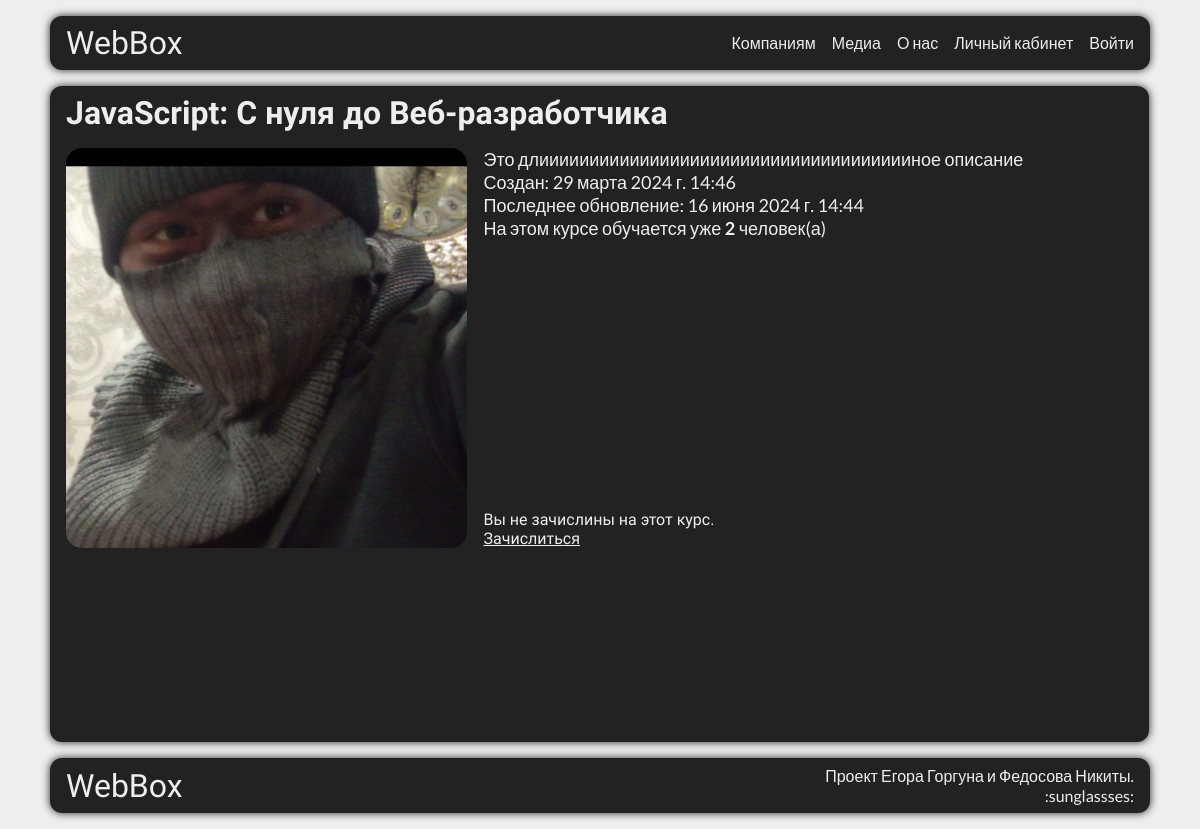
/c/js/, run on an earlier commit of the app's database.
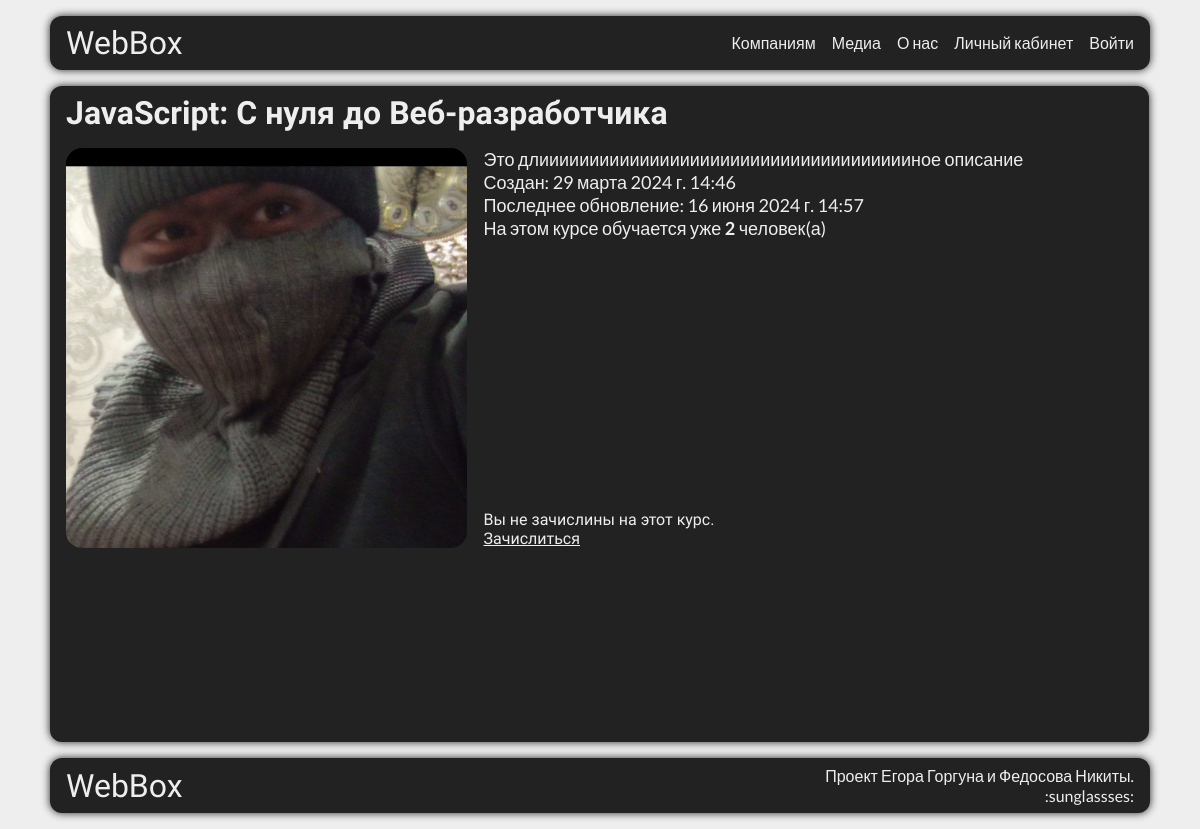
And on a later commit of the database.
### main/models.py (models this page shows, shortened)
class Course(models.Model):
    title = models.CharField(max_length=255, verbose_name="Название курса")
    description = models.TextField(verbose_name="Описание курса")
    created_at = models.DateTimeField(auto_now_add=True, verbose_name="Дата создания курса")
    updated_at = models.DateTimeField(auto_now=True, verbose_name="Дата обновления курса")
    picture_preview = models.ImageField(upload_to='base/img/%Y/%m/%d', help_text='Эта картинка отображается на главной странице в карточкке курса.', default="webbox/img/placeholders/my_friend.jpg", verbose_name="Картинка курса (маленькая)")
    picture = models.ImageField(upload_to='base/img/%Y/%m/%d', help_text='Большая картинка.', default="webbox/img/placeholders/my_friend.jpg", verbose_name="Картинка курса (средняя)")
    is_published  = models.BooleanField(default=True, verbose_name="Публикация курса")
    short_name = models.CharField(max_length=20, default="none", verbose_name="Сокращенное название курса")
    price=models.CharField(max_length=255, default="none рублей", verbose_name="Цена курса с указанием единиц", help_text="Можно использовать html")
    clear_price=models.BigIntegerField(default=0, verbose_name="Цена (только число)")
    long_description = models.TextField(default="nn", help_text="Полное описание курса. Отображается на странице курса", verbose_name="Описание курса")
    themes = models.ManyToManyField(Theme, verbose_name="Темы курса")
    homeworks = models.ManyToManyField(Homework, verbose_name="Домашние задания")
    class Meta:
        verbose_name = 'Курс'
        verbose_name_plural = 'Курсы'

### webbox/views.py (the view)
# urls.py: path('c/<str:short_name>/', views.cardInfo, name='cardInfo'),
def cardInfo(request, short_name):
    error={}
    if Course.objects.all().filter(short_name=short_name):
        course = Course.objects.all().filter(short_name=short_name)[0]
        all_users = len(UserCourses.objects.all().filter(course=course))
    else:
        error['name'] = "Курс не существует"
        error['description'] = "Вы не можете получить доступ к этой странице или такого урока к курсу не существует"
        return render(request, 'errors_form.html', {'error': error})
    return render(request, 'webbox/info_course.html', {'course': course, 'number_of_users': all_users, 'sh': short_name})

### main/templates/webbox/info_course.html (shortened to what this page needs)
{% load static %}
<!DOCTYPE html>
<html>
<head>
    <link href="{% static "webbox/css/index.css" %}" rel="stylesheet">
</head>
<body>
    <div class="wrapper">
        <header class="header">
            <div class="header__logo">
                <p><a href="/">WebBox</a></p>
            </div>
            <div class="header__nav">
                <nav>
                    <ul>
                        <li><a href="/#forcomp">Компаниям</a></li>
                        <li><a href="/#media">Медиа</a></li>
                        <li><a href="/#about">О нас</a></li>
                        <li><a href='/u'>Личный кабинет</a></li>
                        {% if user.is_authenticated %}
                            <li><a href='/u'>Личный кабинет</a></li>
                            <li><a href='/a/u'>Выйти</a></li>
                        {% else %}
                        <li><a href='/a'>Войти</a></li>
                        {% endif %}
                    </ul>
                </nav>
            </div>
        </header>
        <main class="coursecard">
            <h2>{{course.title}}</h2>
            <div class="coursesflex">
                <img src="{{ course.picture.url }}" height="400" alt="BigImg"/>
                <div class="coursestext">
                    <div class="ct1">
                        <p>{{course.long_description}}</p>
                        <p>Создан: {{course.created_at}}</p>
                        <p>Последнее обновление: {{course.updated_at}}</p>
                        <p>На этом курсе обучается уже <b>{{number_of_users}}</b> человек(а)</p>
                    </div>
                    <div class="ct2">
                        {% if user.usercourses.course.short_name == sh and user.usercourses.course.short_name == 'none' or not user.is_authenticated%}
                            <p>Вы не зачислины на этот курс.</p>
                            <a href='/u'>Зачислиться</a>
                        {% elif user.usercourses.course.short_name == sh and user.usercourses.course.short_name != 'none'%}
                            <p>Вы уже зачислины на этот курс.</p>
                            <a href='/u'>Перейти в личный кабинет</a>
                        {% elif user.usercourses.course.short_name != sh and user.usercourses.course.short_name != 'none' %}
                            <p>Вы не зачислины на этот курс. Но уже обучаетесь на курсе "{{user.usercourses.course.title}}"</p>
                            <a href='/u'>Перейти в личный кабинет</a>
                        {% endif %}
                    </div>
                </div>
            </div>
        </main>
        <footer class="footer">
            <h5>WebBox</h5>
            <p>Проект Егора Горгуна и Федосова Никиты.<br>:sunglassses:</p>
        </footer>
    </div>
</body>
</html>

### main/static/webbox/css/index.css (style rules this page uses)
:root { --background-color: #eee; --accent: #999; --black: #222; }
* { margin: 0; padding: 0; }
body { background-color: var(--background-color); }
a { text-decoration: none; }
.wrapper { max-width: 1100px; margin: 0 auto; }
.header { display: flex; justify-content: space-between; align-items: center; background-color: var(--black); box-shadow: 0px 0px 8px var(--black); margin: 16px 0; padding: 8px 16px; border-radius: 12px; }
.header__logo a { color: var(--background-color); font-family: 'Dela Gothic One', sans-serif; font-size: 32px; }
.header__nav ul { display: flex; gap: 16px; list-style: none; }
.header__nav a { color: var(--background-color); font-family: 'Lato', sans-serif; font-size: 16px; transition: color 100ms; }
.footer { display: flex; justify-content: space-between; align-items: center; background-color: var(--black); background-size: 100% auto; box-shadow: 0px 0px 8px var(--black); margin: 16px 0; padding: 8px 16px; border-radius: 12px; }
.footer h5 { color: var(--background-color); font-weight: 100; font-family: 'Dela Gothic One', sans-serif; font-size: 32px; }
.footer p { color: var(--background-color); font-family: 'Lato', sans-serif; font-size: 16px; text-align: right; }
.coursecard { background-color: var(--black); background-size: 100% auto; box-shadow: 0px 0px 8px var(--black); margin: 16px 0; padding: 8px 16px; justify-content: center; align-items: center; min-height: 80vh; border-radius: 12px; margin-right: 100px; width: 1067px; }
.coursecard > h2 { color: var(--background-color); font-family: 'Dela Gothic One', sans-serif; font-size: 32px; }
.coursesflex { display: flex; flex-direction: row; margin-top: 16px; }
.coursesflex img { border-radius: 16px; margin-right: 16px; }
.coursestext { display: flex; flex-direction: column; justify-content: space-between; }
.ct1 * { color: var(--background-color); font-family: 'Lato', sans-serif; font-size: 18px; }
.ct2 * { color: var(--background-color); font-family: 'Dela Gothic One', sans-serif; font-size: 16px; }
.ct2 a { text-decoration: underline; }

What changed in the data, as far as the page shows it:
changed Course "JavaScript: С нуля до Веб-разработчика": updated_at "16 июня 2024 г. 14:44" → "16 июня 2024 г. 14:57"
